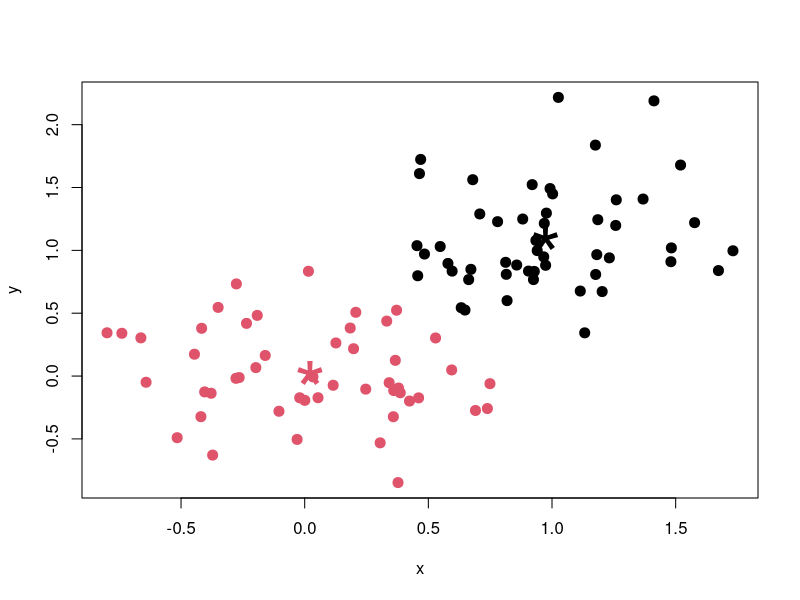

Write the R code that produced this figure.
## ---- chunk 1
x <- rbind(matrix(rnorm(100, sd = 0.4), ncol = 2),
           matrix(rnorm(100, mean = 1, sd = 0.4), ncol = 2))
colnames(x) <- c("x", "y")
(cl <- kmeans(x, 2))
plot(x, col = cl$cluster, pch=20, cex=2)
points(cl$centers, col = 1:2, pch="*", cex=5)
